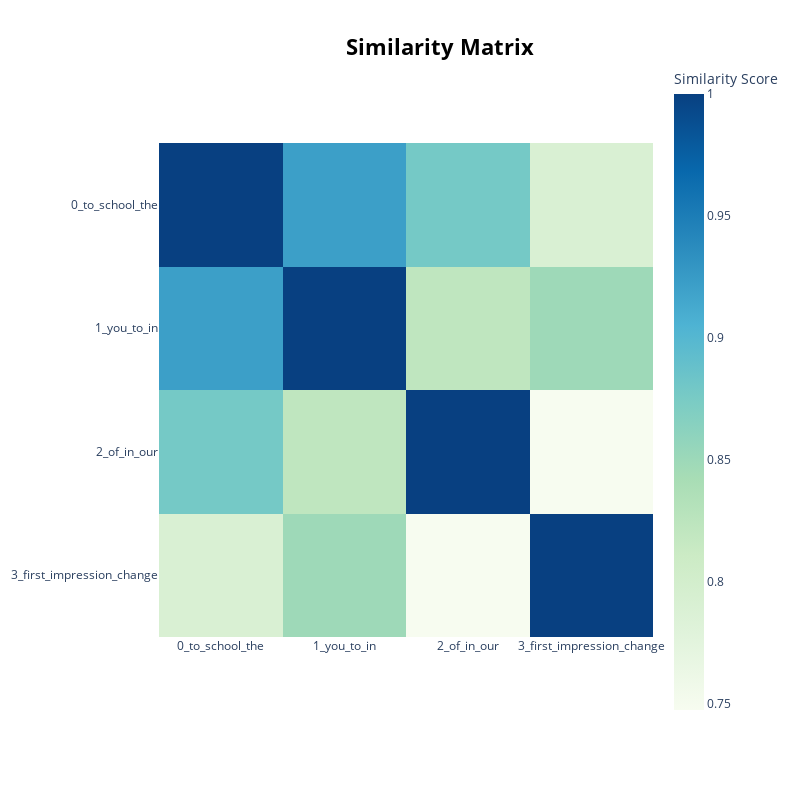

Source (notebook cell):
### Code cell
topic_model.visualize_heatmap()

### Figure 1 — Plotly figure (JSON) as saved in the notebook; plotly's stock layout.template omitted (floating-point values rounded to 4 significant figures)
{"data": [{"coloraxis": "coloraxis", "hovertemplate": "x: %{x}<br>y: %{y}<br>Similarity Score: %{z}<extra></extra>", "name": "0", "type": "heatmap", "x": ["0_to_school_the", "1_you_to_in", "2_of_in_our", "3_first_impression_change"], "xaxis": "x", "y": ["0_to_school_the", "1_you_to_in", "2_of_in_our", "3_first_impression_change"], "yaxis": "y", "z": [[1.0, 0.9219, 0.878, 0.7903], [0.9219, 1.0, 0.8223, 0.849], [0.878, 0.8223, 1.0, 0.7476], [0.7903, 0.849, 0.7476, 1]]}], "layout": {"coloraxis": {"colorbar": {"title": {"text": "Similarity Score"}}, "colorscale": [[0, "rgb(247,252,240)"], [0.125, "rgb(224,243,219)"], [0.25, "rgb(204,235,197)"], [0.375, "rgb(168,221,181)"], [0.5, "rgb(123,204,196)"], [0.625, "rgb(78,179,211)"], [0.75, "rgb(43,140,190)"], [0.875, "rgb(8,104,172)"], [1, "rgb(8,64,129)"]]}, "height": 800, "hoverlabel": {"bgcolor": "white", "font": {"family": "Rockwell", "size": 16}}, "legend": {"title": {"text": "Trend"}}, "margin": {"t": 60}, "showlegend": true, "title": {"font": {"color": "Black", "size": 22}, "text": "<b>Similarity Matrix", "x": 0.55, "xanchor": "center", "y": 0.95, "yanchor": "top"}, "width": 800, "xaxis": {"anchor": "y", "constrain": "domain", "domain": [0, 1], "scaleanchor": "y"}, "yaxis": {"anchor": "x", "autorange": "reversed", "constrain": "domain", "domain": [0, 1]}}}
